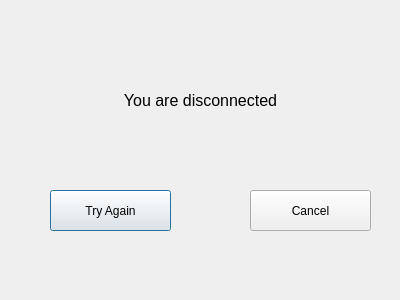
<?xml version="1.0" encoding="UTF-8"?>
<ui version="4.0">
 <class>Dialog</class>
 <widget class="QDialog" name="Dialog">
  <property name="geometry">
   <rect>
    <x>0</x>
    <y>0</y>
    <width>400</width>
    <height>300</height>
   </rect>
  </property>
  <property name="windowTitle">
   <string>Dialog</string>
  </property>
  <widget class="QLabel" name="label">
   <property name="geometry">
    <rect>
     <x>70</x>
     <y>70</y>
     <width>261</width>
     <height>61</height>
    </rect>
   </property>
   <property name="font">
    <font>
     <pointsize>12</pointsize>
    </font>
   </property>
   <property name="text">
    <string>You are disconnected</string>
   </property>
   <property name="alignment">
    <set>Qt::AlignCenter</set>
   </property>
  </widget>
  <widget class="QPushButton" name="pushButton">
   <property name="geometry">
    <rect>
     <x>50</x>
     <y>190</y>
     <width>121</width>
     <height>41</height>
    </rect>
   </property>
   <property name="text">
    <string>Try Again</string>
   </property>
  </widget>
  <widget class="QPushButton" name="pushButton_2">
   <property name="geometry">
    <rect>
     <x>250</x>
     <y>190</y>
     <width>121</width>
     <height>41</height>
    </rect>
   </property>
   <property name="text">
    <string>Cancel</string>
   </property>
  </widget>
 </widget>
 <resources/>
 <connections/>
</ui>
